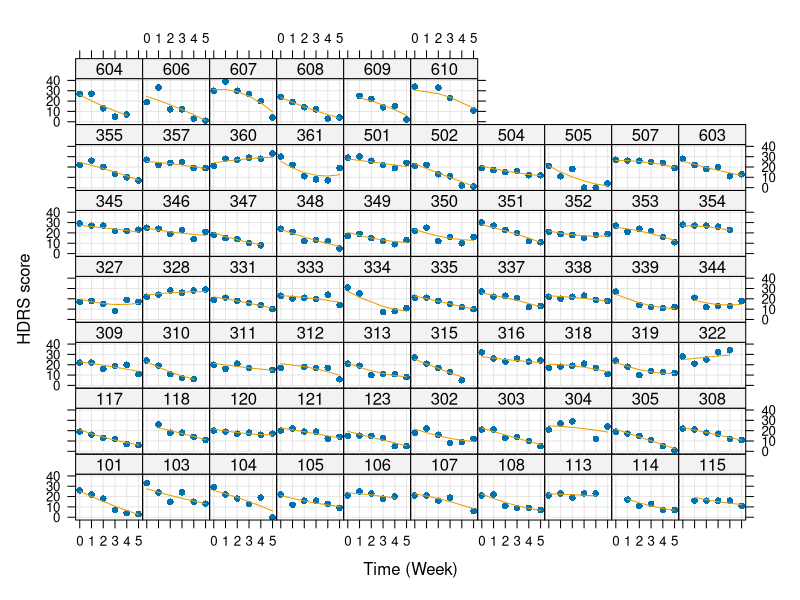
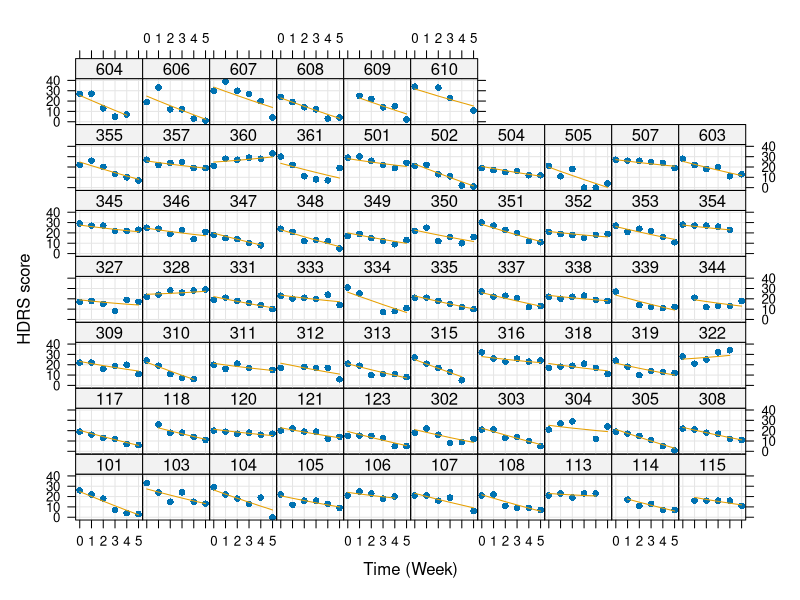
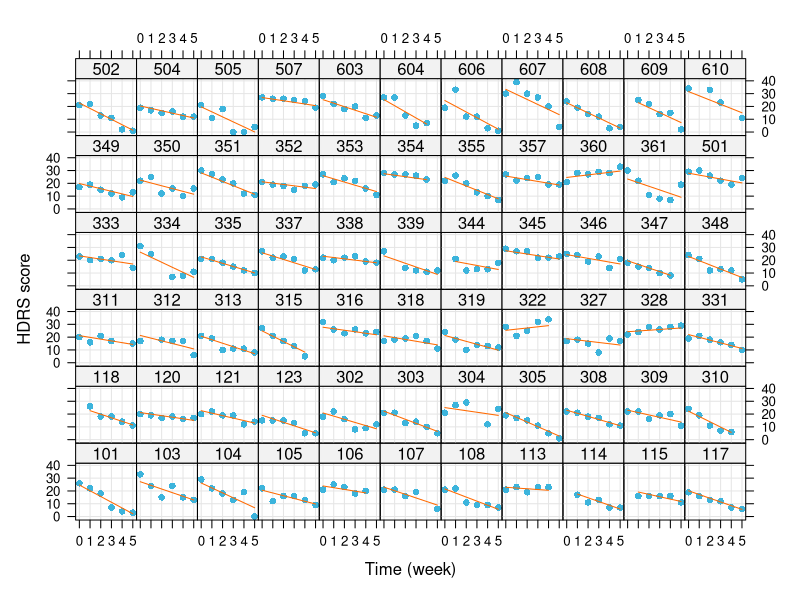
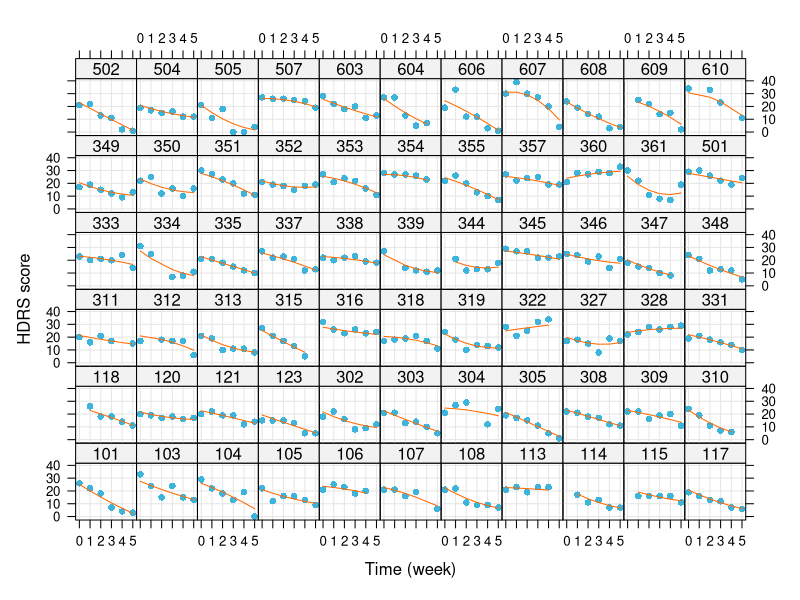

Reproduce these figures in R, in order. (Note: this script raises an error after producing the figures.)
# example_imipramin.R
#
# Example on growth curve models for Reisby et al. (1977)
#
# content: (1) Read data
#          (2) Linear analysis
#          (3) Fitting quadratic model
#          (3) Centering of variables
#          (4) Check random effects structure
#          (5) Check model assumptions
#
# input:  resiby.dat
# output: hdrs-ind_pred-randomslope.pdf
#         hdrs-ind_pred-quad.pdf
#         hdrs-caterpillar.pdf
#         hdrs_shrinkage_int-week.pdf
#         hdrs_shrinkage_int-weeksq.pdf
#         hdrs_shrinkage_week-weeksq.pdf
#
# last mod: Jan/08/2025, NW

# setwd("C:/Users/nwickelmaier/Nextcloud/Documents/teaching/iwm/mixed_models/slides/06_growth_curve")

library(lme4) 
library(lattice)

#--------------- (1) Read data ------------------------------------------------

dat      <- read.table("../../data/reisby.dat", header = TRUE)
dat$id   <- factor(dat$id)
dat$diag <- factor(dat$diag, levels = c("nonen", "endog"))
dat      <- na.omit(dat)    # drop missing values

#--------------- (2) Linear analysis ------------------------------------------

# random intercept model
lme1 <- lmer(hamd ~ week + (1 | id), dat, REML = FALSE)

# random slope model
lme2 <- lmer(hamd ~ week + (week | id), dat, REML = FALSE)

anova(lme1, lme2)

pdf("../figures/hdrs-ind_pred-randomslope.pdf", height = 6, width = 6)

xyplot(hamd + predict(lme2) ~ week | id, data = dat,
       type = c("p", "l", "g"),
       pch = 16,
       ratio = "xy",
       col = c("#3CB4DC", "#FF6900"),
       distribute.type = TRUE,
       layout = c(11, 6),
       ylab = "HDRS score",
       xlab = "Time (week)")

dev.off()

#--------------- (3) Fitting quadratic model ----------------------------------

# model with quadratic time trend
lme3 <- lmer(hamd ~ week + I(week^2) + (week + I(week^2) | id), dat,
             REML = FALSE)

# Analysis with centered variables
dat$week_c <- dat$week - mean(dat$week)

# random slope model
lme2c <- lmer(hamd ~ week_c + (week_c | id), dat, REML = FALSE)

# model with quadratic time trend
lme3c <- lmer(hamd ~ week_c + I(week_c^2) + (week_c + I(week_c^2) | id), dat,
             REML = FALSE)

pdf("../figures/hdrs-ind_pred-quad.pdf", height = 6, width = 6)

xyplot(hamd + predict(lme3) ~ week | id, data = dat,
       type = c("p", "l", "g"),
       pch = 16,
       ratio = "xy",
       col = c("#3CB4DC", "#FF6900"),
       distribute.type = TRUE,
       layout = c(11, 6),
       ylab = "HDRS score",
       xlab = "Time (week)")

dev.off()


# model without random quadratic time effect
lme3.0 <- lmer(hamd ~ week_c + I(week_c^2) + (week_c | id), dat, REML = FALSE)

# model without fixed quadratic time effect
lme3.1 <- lmer(hamd ~ week_c + (week_c + I(week_c^2) | id), dat, REML = FALSE)

# LRTs
anova(lme3.0, lme3)
anova(lme3.1, lme3)

xyplot(hamd + predict(lme3) ~ week | id, data = dat,
       type = c("p", "l", "g"),
       pch = 16,
       distribute.type = TRUE,
       ylab = "HDRS score",
       xlab = "Time (Week)")

xyplot(hamd + predict(lme3.0) ~ week | id, data = dat,
       type = c("p", "l", "g"),
       pch = 16,
       distribute.type = TRUE,
       ylab = "HDRS score",
       xlab = "Time (Week)")

#--------------- (4) Check random effects structure ---------------

pdf("../figures/hdrs-caterpillar.pdf", height = 8, width = 20)

dotplot(ranef(lme4, condVar = TRUE),
        scales = list(x = list(relation = "free")))[[1]]

dev.off()

pm3 <- profile(lme3.1)

xyplot(pm3)
densityplot(pm3)
splom(pm3)

lme4 <- lmer(hamd ~ week_c + (week_c + I(week_c^2) || id), dat, REML = FALSE)

pm4 <- profile(lme4)

xyplot(pm4)
xyplot(log(pm4))
xyplot(varianceProf(pm4))

densityplot(pm4)
densityplot(log(pm4))
densityplot(varianceProf(pm4))

splom(pm4)
splom(log(pm4))
splom(varianceProf(pm4))

confint(pm4)


# Shrinkage plots

lme5 <- lmer(hamd ~ week_c + I(week_c^2) + (week_c + I(week_c^2) || id), dat, REML = FALSE)

df     <- coef(lmList(hamd ~ week_c + I(week_c^2) | id, dat))
cc1    <- as.data.frame(coef(lme5)$id)
names(cc1) <- c("A", "B", "C")

df <- cbind(df, cc1)
ff <- fixef(lme5)

pdf("../figures/hdrs_shrinkage_int-week.pdf", height = 6, width = 6, pointsize = 10)

with(df,
  xyplot(`(Intercept)` ~ week_c, aspect = 1,
    x1 = B, y1 = A,
    panel = function(x, y, x1, y1, subscripts, ...) {
        panel.grid(h = -1, v = -1)
        x1 <- x1[subscripts]
        y1 <- y1[subscripts]
        larrows(x, y, x1, y1, type = "closed", length = 0.1, fill = "black",
                angle = 15, ...)
        lpoints(x, y,
                pch = 16,
                col = trellis.par.get("superpose.symbol")$col[2])
        lpoints(x1, y1,
                pch = 16,
                col = trellis.par.get("superpose.symbol")$col[1])
        lpoints(ff[2], ff[1], 
                pch = 16,
                col = trellis.par.get("superpose.symbol")$col[3])
    },
    xlab = "week_c",
    ylab = "(Intercept)",
    key = list(space = "top", columns = 3,
               text = list(c("Mixed model", "Within-subject", "Population")),
               points = list(col = trellis.par.get("superpose.symbol")$col[1:3],
                             pch = 16))
  )
)

dev.off()


pdf("../figures/hdrs_shrinkage_int-weeksq.pdf", height = 6, width = 6, pointsize = 10)

with(df,
  xyplot(`(Intercept)` ~ `I(week_c^2)`, aspect = 1,
    x1 = C, y1 = A,
    panel = function(x, y, x1, y1, subscripts, ...) {
        panel.grid(h = -1, v = -1)
        x1 <- x1[subscripts]
        y1 <- y1[subscripts]
        larrows(x, y, x1, y1, type = "closed", length = 0.1, fill = "black",
                angle = 15, ...)
        lpoints(x, y,
                pch = 16,
                col = trellis.par.get("superpose.symbol")$col[2])
        lpoints(x1, y1,
                pch = 16,
                col = trellis.par.get("superpose.symbol")$col[1])
        lpoints(ff[3], ff[1], 
                pch = 16,
                col = trellis.par.get("superpose.symbol")$col[3])
    },
    xlab = expression(week_c^2),
    ylab = "(Intercept)",
    key = list(space = "top", columns = 3,
               text = list(c("Mixed model", "Within-subject", "Population")),
               points = list(col = trellis.par.get("superpose.symbol")$col[1:3],
                             pch = 16))
  )
)

dev.off()


pdf("../figures/hdrs_shrinkage_week-weeksq.pdf", height = 6, width = 6, pointsize = 10)

with(df,
  xyplot(week_c ~ `I(week_c^2)`, aspect = 1,
    x1 = C, y1 = B,
    panel = function(x, y, x1, y1, subscripts, ...) {
        panel.grid(h = -1, v = -1)
        x1 <- x1[subscripts]
        y1 <- y1[subscripts]
        larrows(x, y, x1, y1, type = "closed", length = 0.1, fill = "black",
                angle = 15, ...)
        lpoints(x, y,
                pch = 16,
                col = trellis.par.get("superpose.symbol")$col[2])
        lpoints(x1, y1,
                pch = 16,
                col = trellis.par.get("superpose.symbol")$col[1])
        lpoints(ff[3], ff[2], 
                pch = 16,
                col = trellis.par.get("superpose.symbol")$col[3])
    },
    xlab = expression(week_c^2),
    ylab = "week_c",
    key = list(space = "top", columns = 3,
               text = list(c("Mixed model", "Within-subject", "Population")),
               points = list(col = trellis.par.get("superpose.symbol")$col[1:3],
                             pch = 16))
  )
)

dev.off()

# LRT for quadratic time effect
lme0.0 <- lmer(hamd ~ week_c + (week_c || id), dat, REML = FALSE)
lme0.1 <- lmer(hamd ~ week_c + I(week_c^2) + (week_c + I(week_c^2) || id), dat, REML = FALSE)

anova(lme0.0, lme0.1)

# Look at profiles
pm0 <- profile(lme0.0)

xyplot(log(pm0))
densityplot(log(pm0))
splom(log(pm0))

confint(pm0)

pm1 <- profile(lme0.1)

xyplot(log(pm1))
densityplot(log(pm1))
splom(log(pm1))

confint(pm1)

# Centering matters, so pick something sensible!
lme6 <- lmer(hamd ~ week_c + (week_c | id), dat, REML = FALSE)
lme7 <- lmer(hamd ~ week + (week | id), dat, REML = FALSE)
lme8 <- lmer(hamd ~ week + (week || id), dat, REML = FALSE)

dotplot(ranef(lme6, condVar = TRUE),
        scales = list(x = list(relation = "free")))[[1]]

dotplot(ranef(lme7, condVar = TRUE),
        scales = list(x = list(relation = "free")))[[1]]
## --> When the intercept represents the baseline, we have a negative
## correlation (or possible none as the confidence interval suggests...)
## --> When the intercept represents the mean, then we already moved down the
## regression line and surprise: the farther we moved down, the steeper the
## slope! But is this an interesting result?

xyplot(hamd + predict(lme7) ~ week | id, data = dat,
       type = c("p", "l", "g"),
       pch = 16,
       distribute.type = TRUE,
       #aspect = "xy",
       index.cond = function(x, y) coef(lm(y ~ x))[1],
       #index.cond = function(x,y) coef(lm(y ~ x)) %*% c(1, 6),
       ylab = "HDRS score",
       xlab = "Time (Week)")

#--------------- (5) Check model assumptions ---------------

hist(residuals(lme6))   # good
qqmath(lme6)            # o.k.
plot(lme6)              # o.k.
